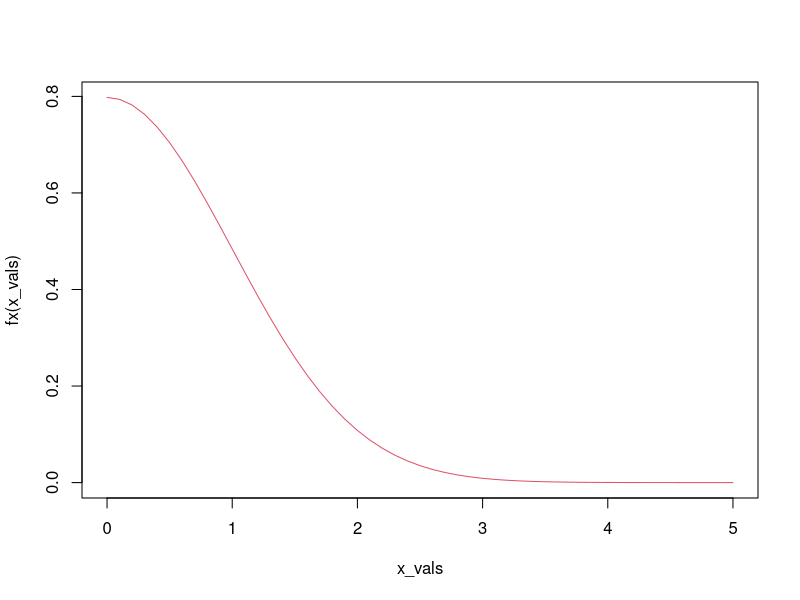
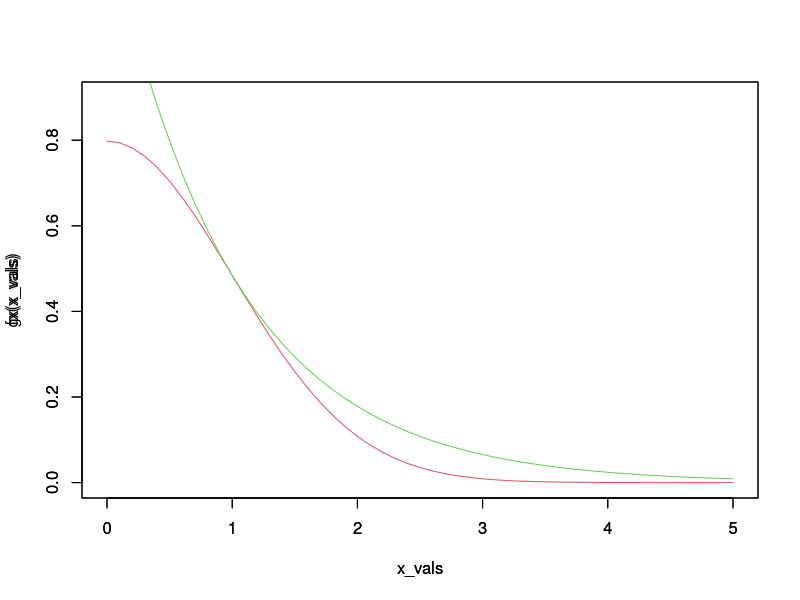
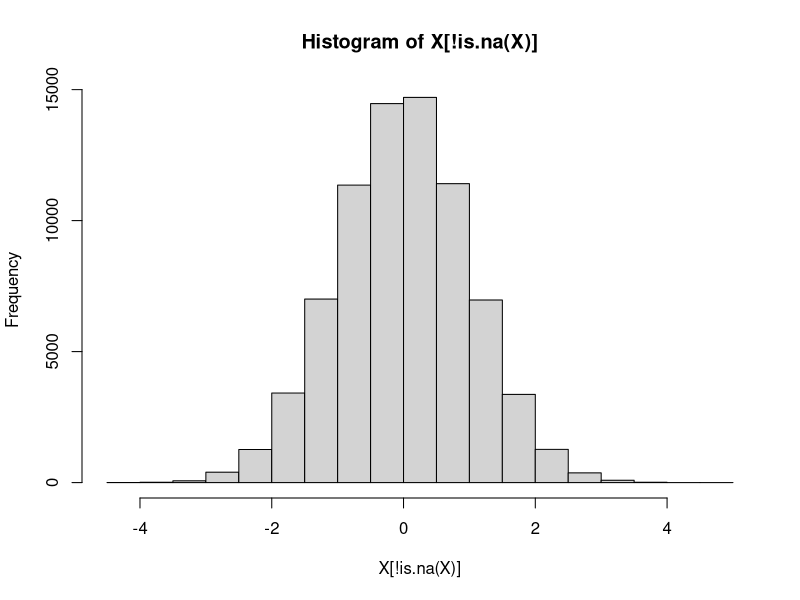
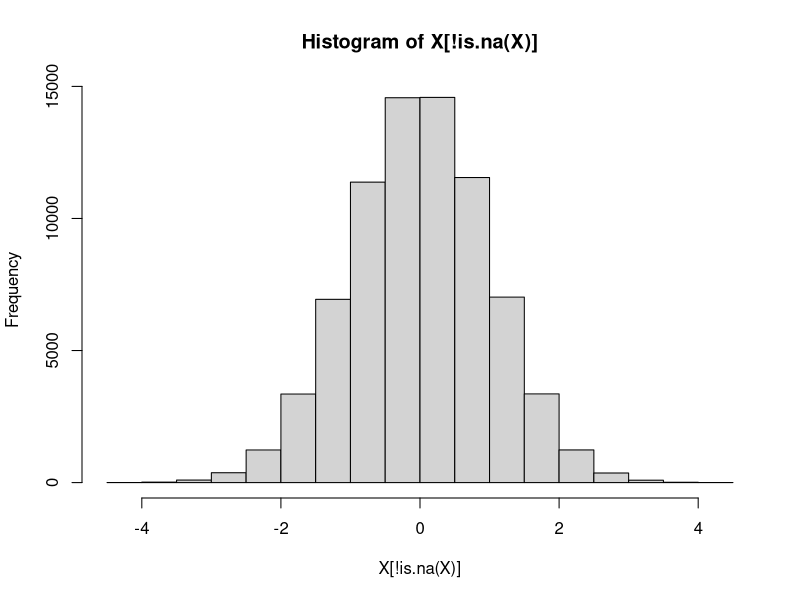
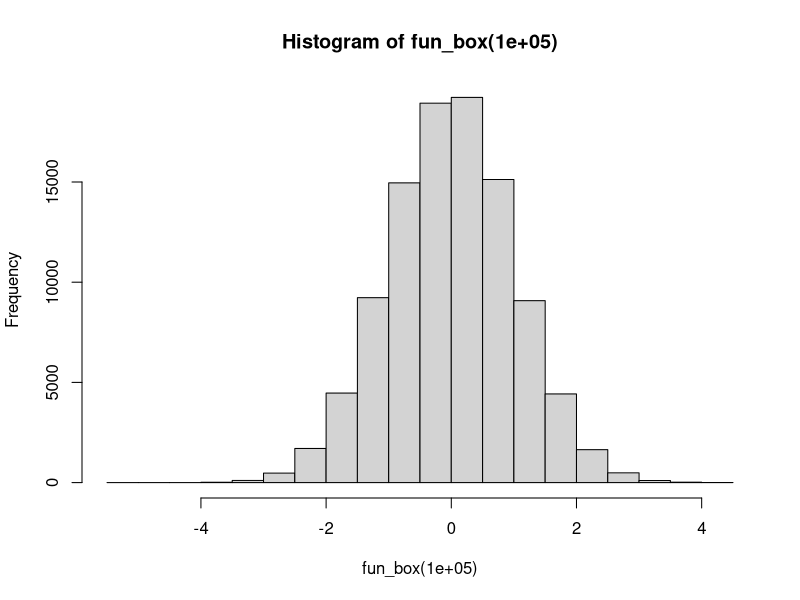
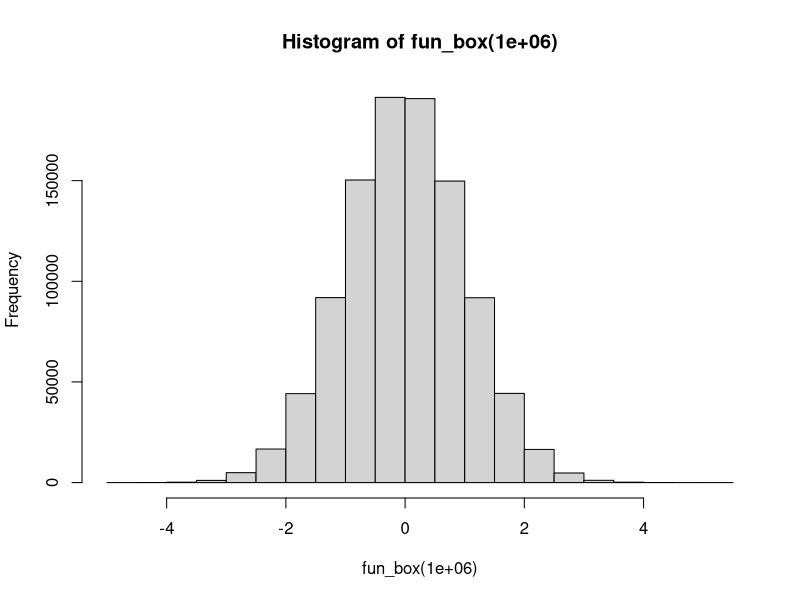

These charts were generated, in order, by the following R code: (Note: this script raises an error after producing the figures.)
# Generacion de variables aleatorias normales estandar

# funcion de densidad de una distribucion normal
fx <- function(x){
  return(2/sqrt(2*pi)*exp(-0.5*x^2))
}

x_vals <- seq(0, 5, by = 0.1)
plot(x_vals, fx(x_vals), type = "l", col = 2)
integrate(f = fx, lower = 0, upper = 5)


gx <- function(x){
  return(1.315489*exp(-x))
}

x_vals <- seq(0, 5, by = 0.1)
plot(x_vals, fx(x_vals), type = "l", col = 2, ylim = c(0,0.9))
par(new = TRUE)
plot(x_vals, gx(x_vals), type = "l", col = 3, ylim = c(0,0.9))

# Busqueda de la constante c
h <- function(x){
  ifelse(gx(x) == 0, -Inf, fx(x)/gx(x))
}
optimize(h, interval = c(0,4), maximum = TRUE)

# valor teórico
sqrt(2*exp(1)/pi)

# Simulacion valores
fun_normal <- function(N){
  n <- 0
  vec <- numeric(N)
  while(n < N){
    U1 <- runif(1)
    Y <- -log(U1)
    U2 <- runif(1)
    U3 <- runif(1)
    if(U2 <= exp(-0.5*(Y-1)^2)){
      if(U3 < 0.5){
        vec[n + 1] <- -Y
      } else {
        vec[n + 1] <- Y
      }
    } else {
      vec[n + 1] <- NA_real_
    }
    n <- n + 1
  }
  return(vec)
}

# Porcentaje rechazados
# sum(is.na(fun_normal(100000)))/100000
X <- fun_normal(100000)
hist(X[!is.na(X)])

fun_normal2 <- function(N){
  n <- 0
  vec <- numeric(N)
  while(n < N){
    Y1 <- -log(runif(1))
    Y2 <- -log(runif(1))
    if(Y2 >= 0.5*(Y1-1)^2){
      if(runif(1) < 0.5){
        vec[n + 1] <- -Y1
      } else{
        vec[n + 1] <- Y1
      }
    } else {
      vec[n + 1] <- NA_real_
    }
    n <- n + 1
  }
  return(vec)
}

# Porcentaje rechazados
X <- fun_normal2(100000)
hist(X[!is.na(X)])

system.time(fun_normal(1000000))
system.time(fun_normal2(1000000))

# Transformaciones de Box Muller
fun_box <- function(N){
  vec <- numeric(N)
  for(i in 1:(N/2)){
    R <- sqrt(-2*log(runif(1)))
    theta <- 2*pi*runif(1)
    vec[2*i-1] <- R*cos(theta)
    vec[2*i] <- R*sin(theta)
  }
  return(vec)
}

hist(fun_box(100000))
system.time(hist(fun_box(1000000)))

plot(c(0,X), c(0,Y), type = "b")

fun_box2 <- function(N){
  vec <- numeric(N)
  for(i in 1:(N/2)){
    V1 <- 2*runif(1) - 1
    V2 <- 2*runif(1) - 1
    S <- V1^2 + V2^2
    if(S <= 1){
      X <- sqrt(-2*log(S)/S)*V1
      Y <- sqrt(-2*log(S)/S)*V2
    } else {
      X <- NA_real_
      Y <- NA_real_
    }
    vec[2*i-1] <- X
    vec[2*i] <- Y
  }
  return(vec)
}

hist(fun_box2(1000000))
system.time(hist(fun_box2(1000000)))

# Porcentaje rechazados teorico
1 - pi/4


